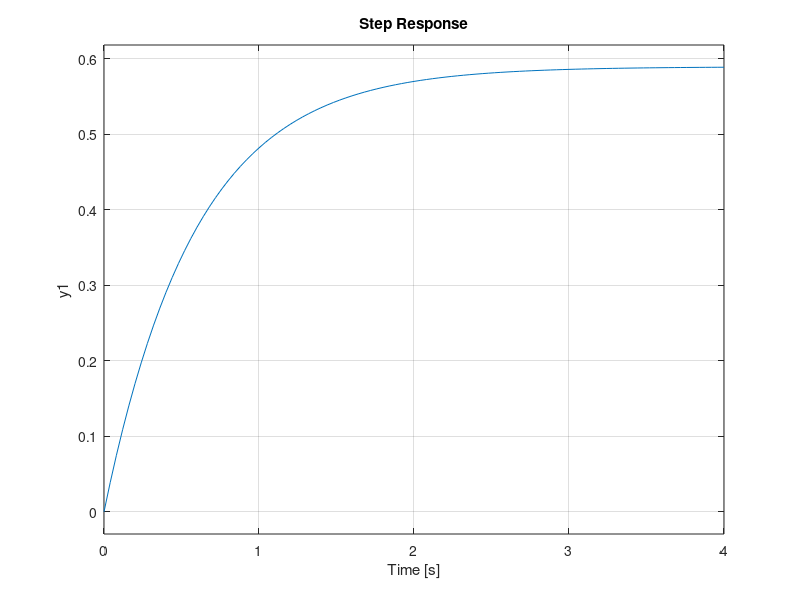

MATLAB code to generate this figure:
% Code to Determine the Step Function for the Dual Stator Machine
s=tf('s');
% The DSIM mathematical model is being converted from state space to transfer function
A=[-1.6911 2.3058e-04 0.1 0 8.4545e-04 0; 8.4545e-04 -1.6911 0 0.1 8.4545e-04 0; -0.1 0 -1.6911 2.3058e-04 0 8.4545e-04; 0 -0.1 2.3058e-04 -1.6911 0 8.4545e-04; 4.8182e-04 4.8182e-04 0 0 -3.5351 -0.0966; 0 0 4.8182e-04 4.8182e-04 -0.0966 -3.5351]
B=[1; 0; 0; 0; 0; 0]
C=[1 0 0 0 0 0]
D=[0]
[denun,nun]=ss2tf(A,B,C,D)
G=tf(denun,nun)
% Applying step function to evaluate the performance behaviour of existing DSIM model in time domain
step(G)
